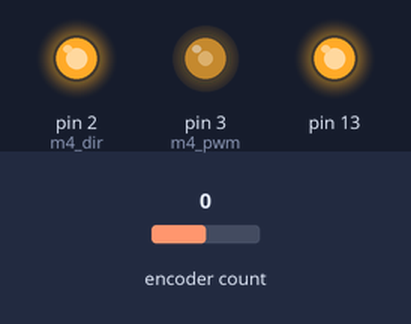
Simulated run of this sketch. Board: Teensy 4. On the bench: output pins drawn as LEDs (lit = HIGH). Inputs (shaded band) come from the test bench; at power-on: encoder count 0. What the sketch prints to the serial monitor is not drawn.

Above: at 0.1 s.
Timing chart, 0 to 1.6 s (numbered marks = the images above):
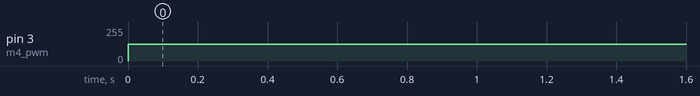

The sketch:

RPM_teensy.ino
```cpp
#include <Encoder.h>
IntervalTimer myTimer;
//const int ledPin = LED_BUILTIN;  // the pin with a LED
Encoder myEnc(9, 8);

int m4_pwm = 3;
int m4_dir = 2;

int res=pow(2,14)-1;
int duty_cycle=25;//in percentage
int max_pwm =(int)(duty_cycle/100.0*res); //6v--250rpm

//int res=pow(2,14)-1;
//int duty_cycle=25;//in percentage
//int max_pwm =(int)(duty_cycle/100.0*res); //6v--250rpm
void drive(int pwm_val, int pwmPin, int dirPin)
{
//  if (pwm_val > 255)
//    pwm_val = 255;
//  else if (pwm_val < -255)
//    pwm_val = -255;

  digitalWrite(dirPin, (pwm_val <= 0 ? LOW : HIGH));
 // Serial.printf("Dir: %d\n", (pwm_val <= 0 ? LOW : HIGH));
  //Serial.printf("PWM: %d\n", abs(pwm_val));
  analogWrite(pwmPin, abs(pwm_val));
}

void setup() {
  pinMode(13, OUTPUT);
  digitalWrite(13,HIGH);
  pinMode(2,OUTPUT);
  Serial.begin(9600);
  myTimer.begin(calc_rpm, 75000);// calcRpm() to run every 0.1 seconds....us
  analogWriteFrequency(m4_pwm, 9000);

//  analogWrite(m4_pwm,6000);
//  Serial.println("move");
//  analogWrite(m4_dir,res);

}
 long oldPosition  = 0;
int ledState = LOW;
volatile unsigned long count = -999; // use volatile for shared variables
volatile float rpm=0;
volatile long newPosition;
void calc_rpm() {
  newPosition=myEnc.read();
  count=newPosition-oldPosition;
  rpm=count/1300.0*600*4/3;
  Serial.println(rpm);
  count=0;
  oldPosition=newPosition;
//Serial.println(myEnc.read());
//
//Serial.println(millis());
}
float rpmCopy=0;
// The main program will print the blink count
// to the Arduino Serial Monitor
void loop() {
  digitalWrite(m4_dir,HIGH);
  analogWrite(m4_pwm,127);


}
```

Measured:
- by itself, pin 3 (m4_pwm): 0/255 → 127/255 at 0.00 s
